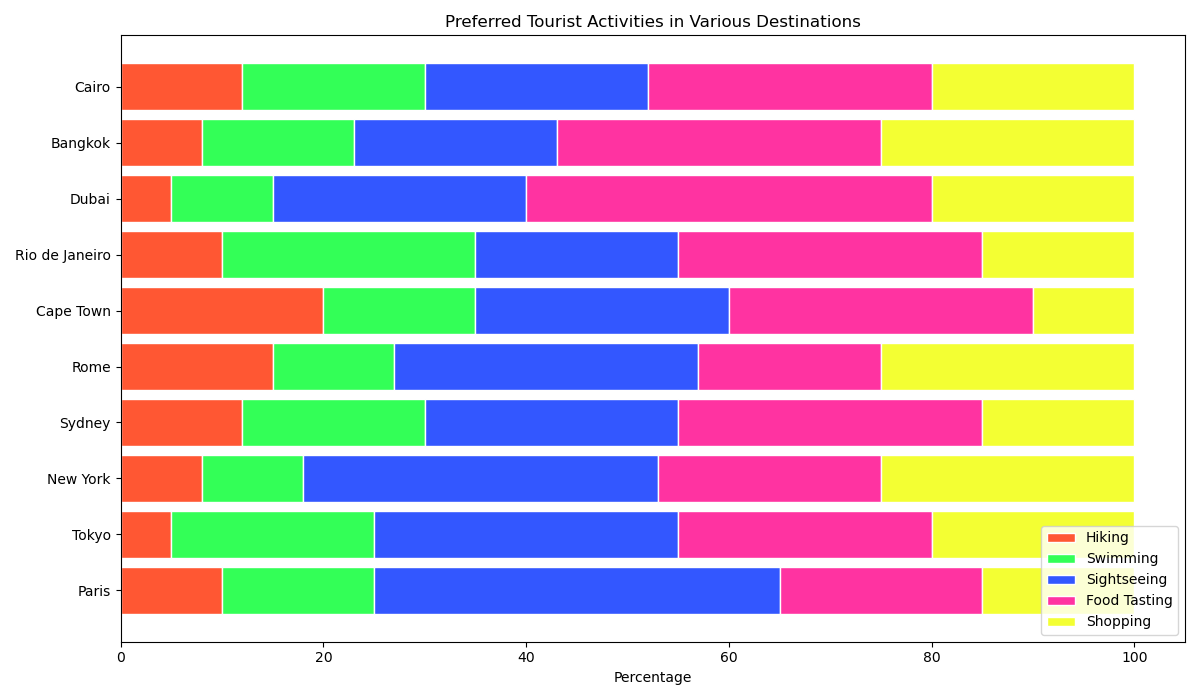

Write Python code to recreate this figure.

import matplotlib.pyplot as plt
import numpy as np

# Data
destinations = ['Paris', 'Tokyo', 'New York', 'Sydney', 'Rome', 'Cape Town', 'Rio de Janeiro', 'Dubai', 'Bangkok', 'Cairo']
hiking = np.array([10, 5, 8, 12, 15, 20, 10, 5, 8, 12])
swimming = np.array([15, 20, 10, 18, 12, 15, 25, 10, 15, 18])
sightseeing = np.array([40, 30, 35, 25, 30, 25, 20, 25, 20, 22])
food_tasting = np.array([20, 25, 22, 30, 18, 30, 30, 40, 32, 28])
shopping = np.array([15, 20, 25, 15, 25, 10, 15, 20, 25, 20])

# Stack data for percentage calculation
total = hiking + swimming + sightseeing + food_tasting + shopping
hiking_percentage = hiking / total * 100
swimming_percentage = swimming / total * 100
sightseeing_percentage = sightseeing / total * 100
food_tasting_percentage = food_tasting / total * 100
shopping_percentage = shopping / total * 100

# Plot
fig, ax = plt.subplots(figsize=(12, 7))
bar_width = 0.85

p1 = ax.barh(destinations, hiking_percentage, color='#FF5733', edgecolor='white', height=bar_width)
p2 = ax.barh(destinations, swimming_percentage, left=hiking_percentage, color='#33FF57', edgecolor='white', height=bar_width)
p3 = ax.barh(destinations, sightseeing_percentage, left=hiking_percentage + swimming_percentage, color='#3357FF', edgecolor='white', height=bar_width)
p4 = ax.barh(destinations, food_tasting_percentage, left=hiking_percentage + swimming_percentage + sightseeing_percentage, color='#FF33A1', edgecolor='white', height=bar_width)
p5 = ax.barh(destinations, shopping_percentage, left=hiking_percentage + swimming_percentage + sightseeing_percentage + food_tasting_percentage, color='#F3FF33', edgecolor='white', height=bar_width)

# Add labels and title
ax.set_xlabel('Percentage')
ax.set_title('Preferred Tourist Activities in Various Destinations')
ax.legend((p1[0], p2[0], p3[0], p4[0], p5[0]), ('Hiking', 'Swimming', 'Sightseeing', 'Food Tasting', 'Shopping'), loc='lower right')

# Show plot
plt.tight_layout()
plt.show()
